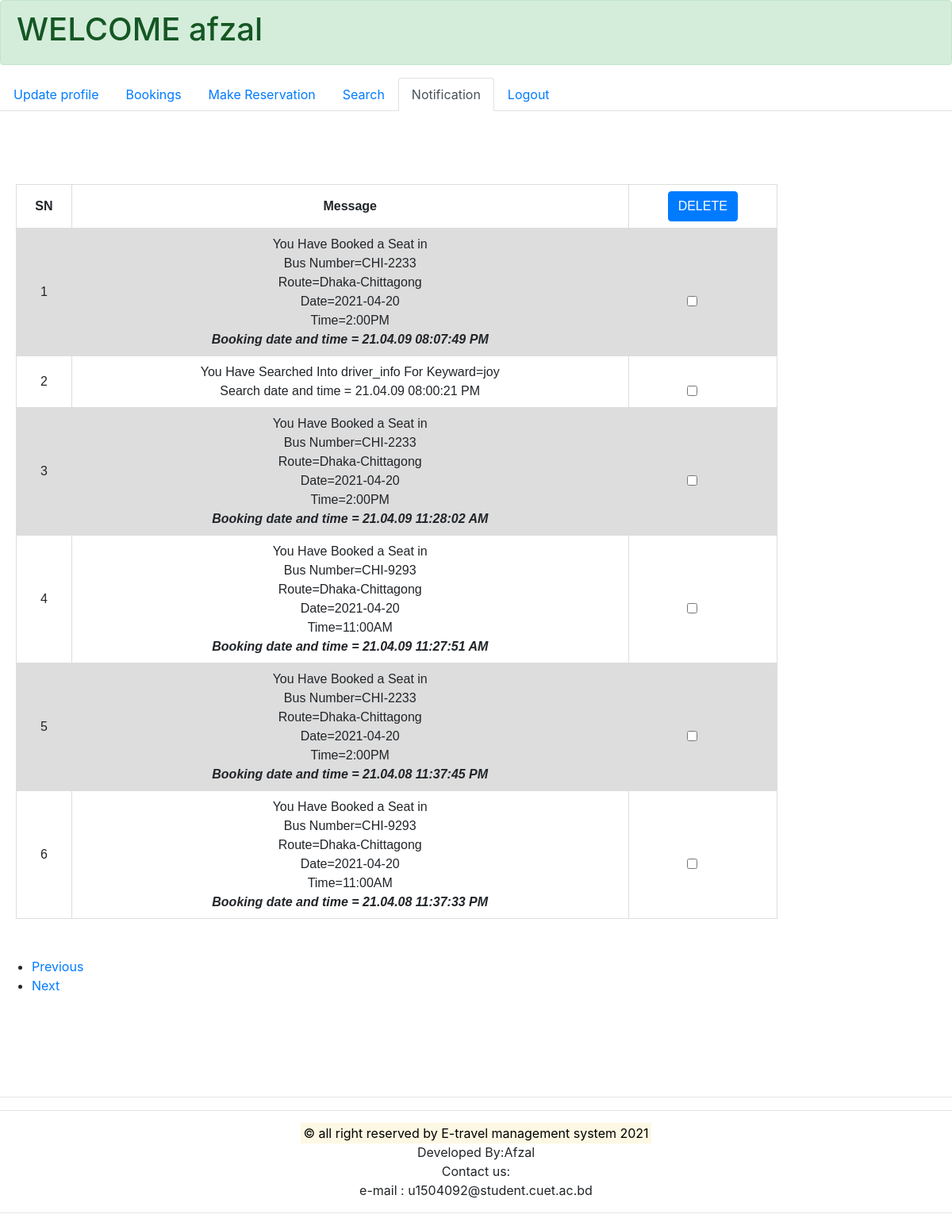
The app's page /user_notification.php (signed in) with its own data.
### tables this page shows
CREATE TABLE `user_notification` (
  `id` int(10) NOT NULL,
  `user_id` int(10) NOT NULL,
  `status` int(1) NOT NULL,
  `Message` varchar(255) NOT NULL
);

### function/common_function.php (called while the page is built, shortened)
<?php
    $record=10;
    $session_user_username ='etravel_user_username';
    $session_user_user_id='etravel_user_user_id';
?>

### function/user_function.php (the view, shortened to what this page needs)
<?php
    include "function/common_function.php";
   function get_user_session_id()
   {
       global $session_user_user_id;
       return $_SESSION[$session_user_user_id];
   }
    function get_user_session_name()
   {
       global $session_user_username;
       return $_SESSION[$session_user_username];
   }
    function user_navbar($active)
    {
        $username=get_user_session_name();
        echo '<div class="alert alert-success" role="alert" text-align:center>
            <h1>WELCOME '.$username.'</h1>
            </div>
        <ul class="nav nav-tabs">
          <li class="nav-item">
            <a class="nav-link '.$active[0].'" href="user_update.php">Update profile</a>
          </li>
          <li class="nav-item">
            <a class="nav-link '.$active[1].'" href="user_bookings.php">Bookings</a>
          </li>
          <li class="nav-item">
            <a class="nav-link '.$active[2].'" href="index.php">Make Reservation</a>
          </li>
          <li class="nav-item">
            <a class="nav-link '.$active[3].'" href="user_search.php">Search</a>
          </li>
          <li class="nav-item">
            <a class="nav-link '.$active[4].'" href="user_notification.php">Notification</a>
          </li>
          <li class="nav-item">
            <a class="nav-link" href="user_logout.php">Logout</a>
          </li>
        </ul>
        <br>';
    }
    function read_notification($page)
    {
        global $connection,$record;
        $page*=$record;
        $user_id=get_user_session_id();
        $query="select * from user_notification where user_id=$user_id order by id desc limit $page,$record";
        $result=mysqli_query($connection,$query);
         echo '<br><br>
         <form action="user_notification.php" method="post">
        <table border="1" width=100%>
            <tr>
                <th>SN</th>
                <th>Message</th>
                <th> <input type="submit" name="DELETE" class="btn btn-primary" value="DELETE"> </th>
            </tr>';
        $i=1;
        while($row=mysqli_fetch_row($result))
        {
            echo'<tr>
                <td>'.$i.'</td>
                <td>'.$row[3].'</td>
                <td><input class="form-check-input" type="checkbox" name="selected_id[]" value="'.$row[0].'"></td>
            </tr>';
            $i++;
        }
        echo'</table><br><br>
        </form>';
    }
?>

### header_footer/header.php (style rules this page uses)
table { font-family: arial, sans-serif; border-collapse: collapse; width: 80%; margin-top:20px ; margin-left:20px }
td, th { border: 1px solid #dddddd; text-align: left; padding: 8px; text-align: center; }
tr:nth-child(even) { background-color: #dddddd; }

### records on screen
user_notification: Message "You Have Booked a Seat in Bus Number=CHI-2233 Route=Dhaka-Chittagong Date=2021-04-20 Time=2:00PM Booking date and time = 21.04.09 08:07:49 PM"
user_notification: Message "You Have Searched Into driver_info For Keyward=joy Search date and time = 21.04.09 08:00:21 PM"
user_notification: Message "You Have Booked a Seat in Bus Number=CHI-2233 Route=Dhaka-Chittagong Date=2021-04-20 Time=2:00PM Booking date and time = 21.04.09 11:28:02 AM"
user_notification: Message "You Have Booked a Seat in Bus Number=CHI-9293 Route=Dhaka-Chittagong Date=2021-04-20 Time=11:00AM Booking date and time = 21.04.09 11:27:51 AM"
user_notification: Message "You Have Booked a Seat in Bus Number=CHI-2233 Route=Dhaka-Chittagong Date=2021-04-20 Time=2:00PM Booking date and time = 21.04.08 11:37:45 PM"
user_notification: Message "You Have Booked a Seat in Bus Number=CHI-9293 Route=Dhaka-Chittagong Date=2021-04-20 Time=11:00AM Booking date and time = 21.04.08 11:37:33 PM"

### other values on screen
$username "afzal"
